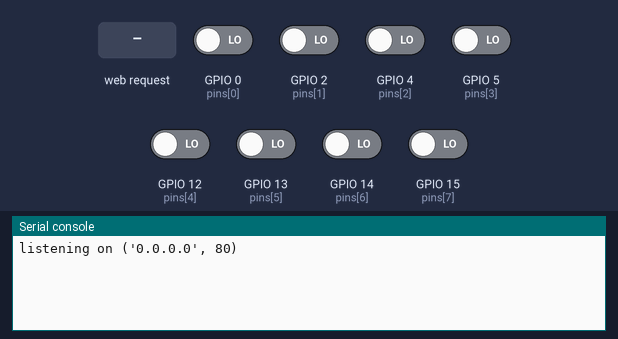
A program run on a simulated ESP8266 board running MicroPython. Shown: the last lines printed to the serial console. The test bench sets the inputs (shaded band); at power-on: GPIO 0 (pins[0]), GPIO 2 (pins[1]), GPIO 4 (pins[2]), GPIO 5 (pins[3]), GPIO 12 (pins[4]), GPIO 13 (pins[5]), GPIO 14 (pins[6]), GPIO 15 (pins[7]) LOW.

Above: at 1.2 s.
1.3 s: HTTP request GET / received
At 2.5 s:
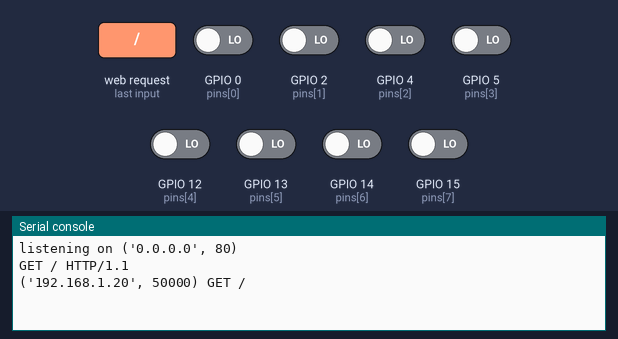
2.8 s: HTTP request GET /status received
At 3.9 s:
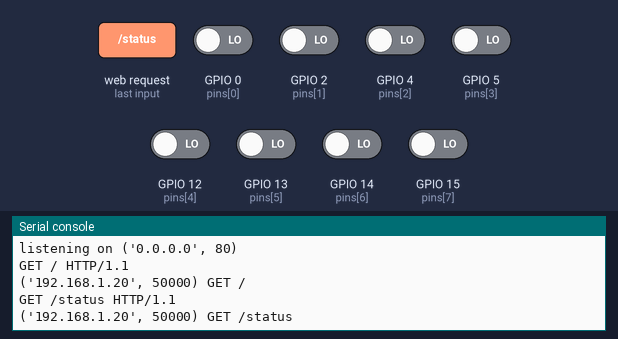

Measured:
- after the input at 1.3 s, the serial console: prints a new line at once (image 1)
- after the input at 2.8 s, the serial console: prints a new line at once (image 2)

The program:

main.py
```python
pin_status_tpl = '''
<!DOCTYPE html>
<html>
    <head> <title>ESP8266 Pins</title> </head>
    <p>Available RAM: {ram} </table>
    <body> <h1>ESP8266 Pins</h1>
        <table border="1"> <tr><th>Pin</th><th>Value</th></tr> {} </table>
    </body>
</html>
'''

pin_data_tpl = '''
<tr>
    <td>{pin}</td>
    <td>{val}</td>
</tr>
'''

dir_list_tpl = '''
<html>
    <head>
        <meta http-equiv="Content-Type" content="text/html; charset=utf-8">
        <title>Index of {cwd}</title>
    </head>
    <body>
        <h1>Index of {cwd}</h1>
        <table style='text-align: center'>
            <tr><th>Filename</th><th>Filesize</th></tr>
            {}
        </table>
    </body>
</html>
'''

table_data_tpl = '''
<tr>
    <td><a href='{path}'>{filename}</a></td>
    <td>{filesize}K</td>
</tr>
'''


import os
import machine
import socket
import gc


class Request():
    """Request received from the client.
    data -- Received data in bytes
    """

    def __init__(self, data):
        lines = [d.strip() for d in data.decode('utf-8').split('\r\n')]
        self.boundary = 'NoBoundAry'
        try:
            print(lines[0])
            self.method, self.raw_path, self.version = lines[0].split(' ')
            self.path = self.raw_path.split('?', 1)[0]
            self.headers = {k: v for k, v in
                            (l.split(': ') for l in lines[1:-2])}
            self.host = self.headers['Host']
        except ValueError as e:
            self.method = None
            self.path = None
            self.headers = None
            self.host = None
            print('ERROR:', e)


def get_dirs(path='/'):
    """Get HTML formated dirlist."""
    dirs = os.listdir(path)
    data = []
    for d in dirs:
        p = path + d
        data.append({'path': p,
                     'filesize': round(os.stat(p)[6] / 1024, 2),
                     'filename': d})
    table_html = '\r\n'.join([table_data_tpl.format(**d)
                              for d in data])
    return dir_list_tpl.format(table_html, cwd=path)


def get_file(path):
    """Get raw file data."""
    with open(path) as f:
        return f.read()


def get_status():
    """Get HTML formated ram and pins status."""
    pins = [machine.Pin(i, machine.Pin.IN) for i in (0, 2, 4, 5, 12, 13, 14, 15)]
    pins_html = '\r\n'.join([pin_data_tpl.format(pin=str(p), val=p.value()) for p in pins])
    return pin_status_tpl.format(pins_html, ram=gc.mem_free())


# init socket
addr = socket.getaddrinfo('0.0.0.0', 80)[0][-1]
s = socket.socket()
s.bind(addr)
s.listen(1)
print('listening on', addr)

# start server loop
while True:
    client, infos = s.accept()
    head = client.recv(1024)
    request = Request(head)
    response = ''
    if request.method:
        print(infos, request.method, request.path)
        p = request.path
        if p == '/':
            response = get_dirs()
        elif p == '/status':
            response = get_status()
        else:
            dirs = os.listdir()
            if p[1:] in dirs:
                response = get_file(p)
            else:
                response = 'file not found'
    client.send(response)
    client.close()
```
